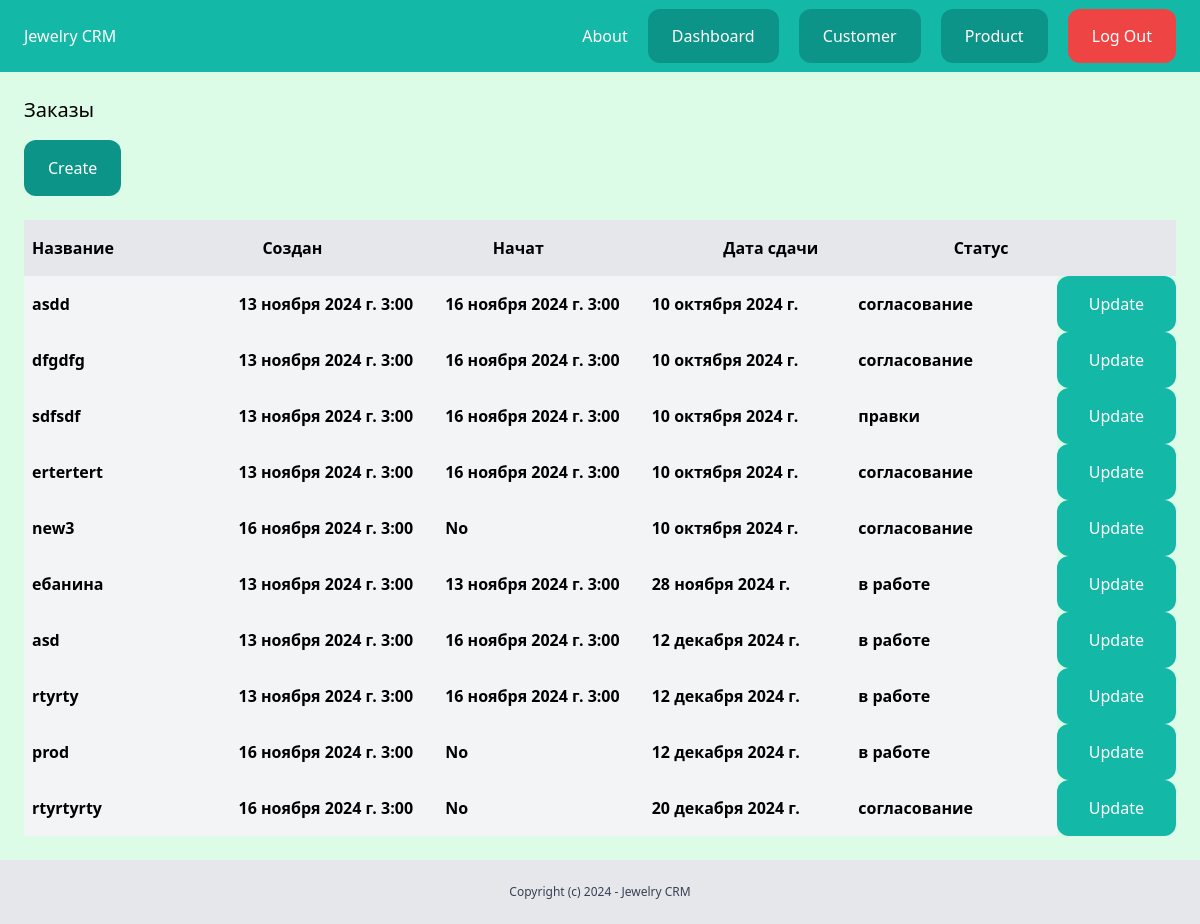
The app's page /dashboard/product/ (signed in), older data.
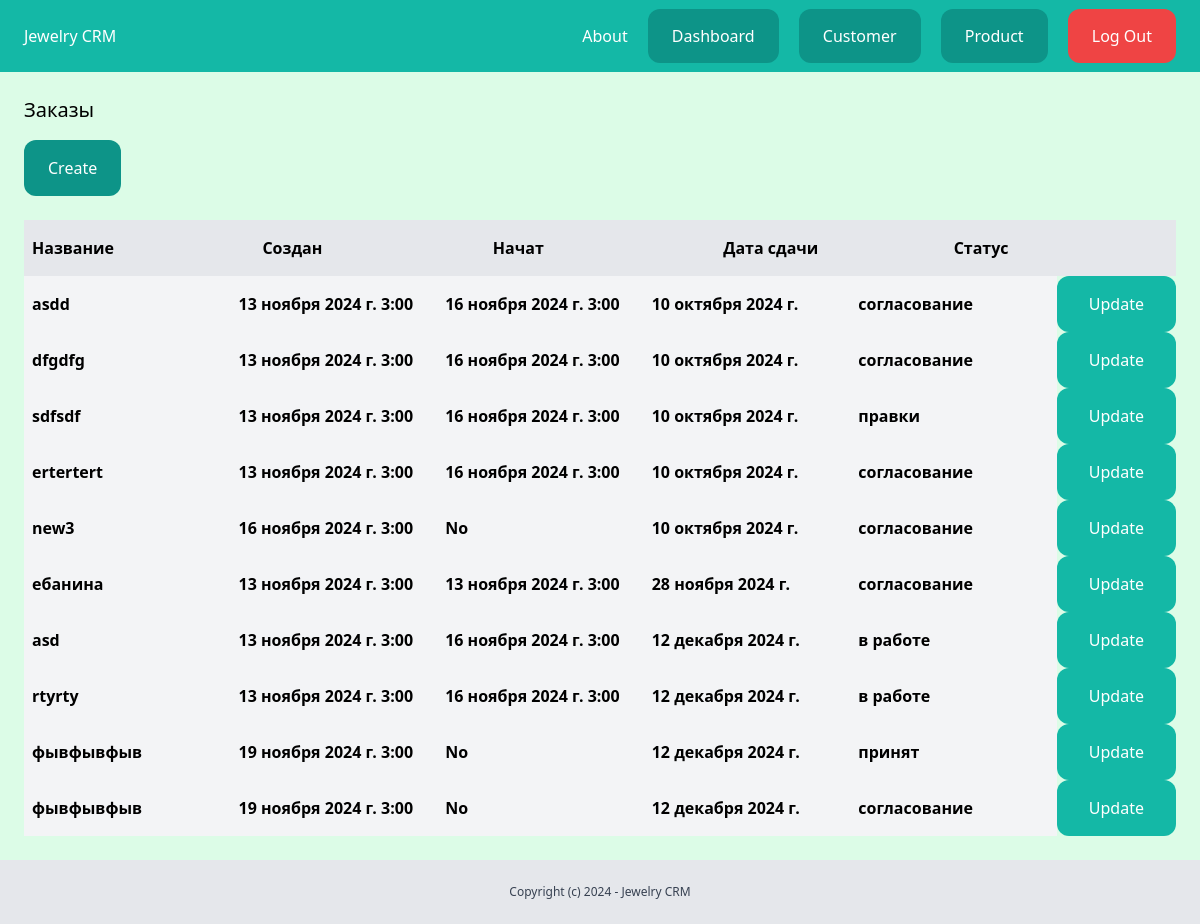
The same page, newer data.
### product/models.py (models this page shows, shortened)
class Product(models.Model):
    name = models.CharField(max_length=100)
    created_by = models.ForeignKey(User, related_name='product',on_delete=models.CASCADE,null=True)
    on_work = models.BooleanField(default=False,null=True)
    worker = models.ForeignKey(User,related_name='worker',null=True,on_delete=models.CASCADE)
    work_time = models.TextField(max_length=200,default='00 дней 00 часов 00 минут', null=True)
    type_product = models.CharField(max_length=30,choices=TYPE_CHOICE,default='кольцо')
    customer = models.ForeignKey(Customer,related_name='customer', on_delete=models.CASCADE)
    price = models.IntegerField()
    create_date = models.DateTimeField(auto_now_add=True)
    start_date = models.DateTimeField(auto_created=False, null=True)
    expiration_date = models.DateField(auto_created=False)
    comment = models.TextField()
    status = models.CharField(max_length=20,choices=STATUS_CHOICE,null=True,default='1')

### product/views.py (the view)
# urls.py: path('', product_list, name='product_list'),
@login_required
def product_list(request):
    products = Product.objects.all().order_by('expiration_date')
    return render(request,'product/product_list.html', {'products': products})

### templates/product/product_list.html (shortened to what this page needs)
{% extends 'crm_project/base.html'%}
{%block content%}
    <div class="py-6 px-6">
        <h1 class=" mb-4 text-xl">Заказы</h1>
        <a href="{% url 'add_product' %}" class=" inline-block py-4 px-6 bg-teal-600 rounded-xl text-white">Create</a>
        <div class=" mt-6 flex justify-between">
            <p class="py-4 px-2 bg-gray-200 font-semibold w-full">Название</p>
            <p class="py-4 px-2 bg-gray-200 font-semibold w-full">Создан</p>
            <p class="py-4 px-2 bg-gray-200 font-semibold w-full">Начат</p>
            <p class="py-4 px-2 bg-gray-200 font-semibold w-full">Дата сдачи</p>
            <p class="py-4 px-2 bg-gray-200 font-semibold w-full">Статус</p>
        </div>
        {% for product in products%}
            <div class="flex justify-between">
                <p class="py-4 px-2 font-semibold w-full bg-gray-100">
                    <a href="{% url 'product_detail' product.id%}">{{product.name}}</a>
                </p>
                <p class="py-4 px-2 font-semibold w-full bg-gray-100">{{product.create_date}}</p>
                <p class="py-4 px-2 font-semibold w-full bg-gray-100">
                    {%if product.start_date != None %}
                    {{product.start_date}}
                    {%else%}
                    No
                    {%endif%}</p>
                <p class="py-4 px-2 font-semibold w-full bg-gray-100">{{product.expiration_date}}</p>
                <p class="py-4 px-2 font-semibold w-full bg-gray-100">{{product.get_status_display}}</p>
                <form method="post" action="{% url 'product_update' product.id%}">
                    <button class="py-4 px-8 bg-teal-500 text-white rounded-xl" type="submit">Update</button>
                </form>
            </div>
        {%endfor%}
    </div>
{% endblock %}

Row changes from the older to the newer data that the page shows:
removed Product: name "prod", create_date "16 ноября 2024 г. 3:00", shows "No", expiration_date "12 декабря 2024 г.", status "в работе"
removed Product: name "rtyrtyrty", create_date "16 ноября 2024 г. 3:00", shows "No", expiration_date "20 декабря 2024 г.", status "согласование"
changed Product "ебанина": status "в работе" → "согласование"
added Product: name "фывфывфыв", create_date "19 ноября 2024 г. 3:00", shows "No", expiration_date "12 декабря 2024 г.", status "принят"
added Product: name "фывфывфыв", create_date "19 ноября 2024 г. 3:00", shows "No", expiration_date "12 декабря 2024 г.", status "согласование"
